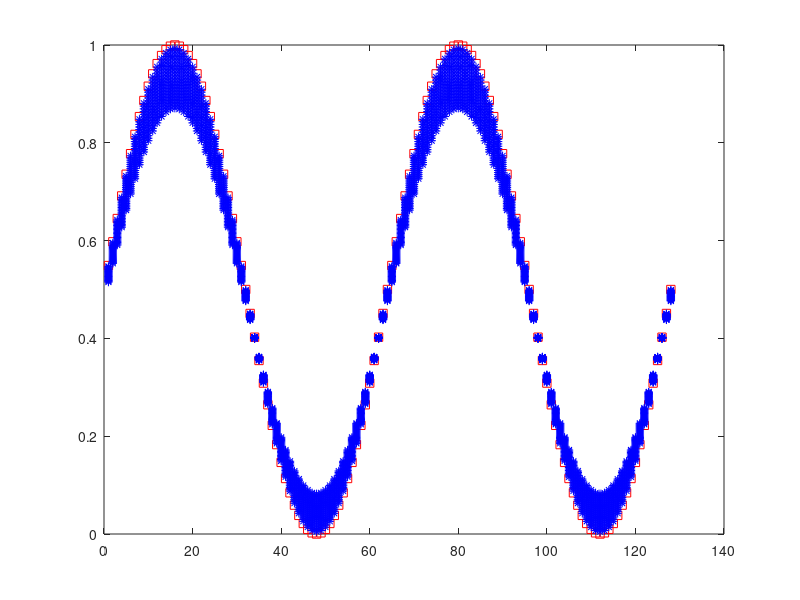

Source code (MATLAB):
#clear the memorry 
clf
clear all
#define sysytem size
N=128;
D=1;
delt = 1.0;

c = zeros(N,1);
M=2;

for j=1:N
  c(j,1) = 0.5*(1+sin(2*pi*M*j/N)); # significance of 0.5
endfor
#plot initial profile
plot(c,'rs');
hold on

# for periodic BC implementation

#define half length of the box
halfN=N/2;

#define the grid spacing in the fourier space

delk = 2*pi/N;

for k = 1:20  %https://onlinecourses.nptel.ac.in/noc18_mm17/unit?unit=10&lesson=12
  for m=1:1000
    ctilde = fft(c);
    for i = 1:N
      #periodic BC implementation
      if (i<halfN) k = i*delk;
      endif
      if (i>=halfN) k =(i-N)*delk;
      endif
      ctilde(i,1) = ctilde(i,1)/(1+D*k*k*delt);
    endfor
  endfor


c = real(ifft(ctilde));
plot(c, 'b*')
endfor
print -djpg Implicitspectral.jpg